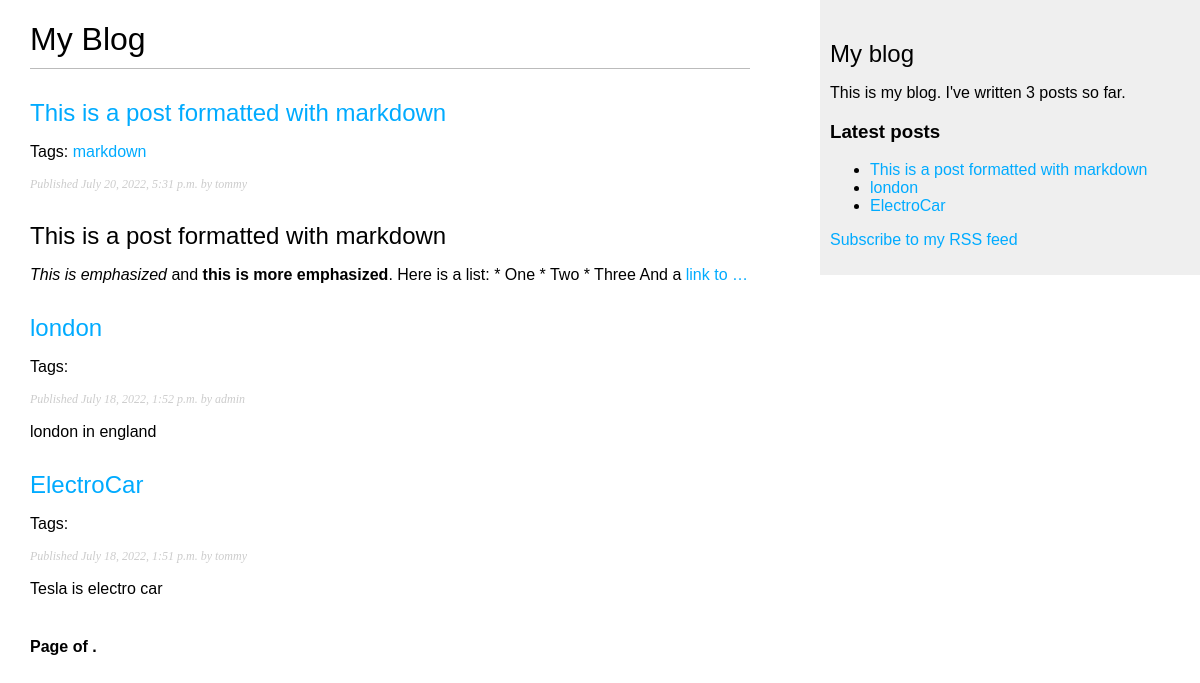
Screenshot of /blog/ with the database file from the repository.
### blog/models.py (models this page shows, shortened)
class Post(models.Model):
    STATUS_CHOICES = (
        ('draft', 'Draft'),
        ('published', 'Published'),
    )
    title = models.CharField(max_length=250)
    slug = models.SlugField(max_length=250,
                            unique_for_date='publish')
    author = models.ForeignKey(User,
                               on_delete=models.CASCADE,
                               related_name='blog_posts')
    body = models.TextField()
    publish = models.DateTimeField(default=timezone.now)
    created = models.DateTimeField(auto_now_add=True)
    updated = models.DateTimeField(auto_now=True)
    status = models.CharField(max_length=10,
                              choices=STATUS_CHOICES,
                              default='draft')
    objects = models.Manager()  # The default manager.
    published = PublishedManager()  # Our custom manager.
    tags = TaggableManager()        # Tag
    class Meta:
        ordering = ('-publish',)
    def get_absolute_url(self):
        return reverse('blog:post_detail',
                       args=[self.publish.year,
                             self.publish.month,
                             self.publish.day,
                             self.slug])

### blog/views.py (the view)
# urls.py: path('', views.PostListView.as_view(), name='post_list'),
class PostListView(ListView):
    queryset = Post.published.all()
    context_object_name = 'posts'
    paginate_by = 3
    template_name = 'blog/post/list.html'

### blog/models.py (called while the page is built)
    def get_queryset(self):
        return super().get_queryset().filter(status='published')

### blog/templatetags/blog_tags.py (called while the page is built)
@register.inclusion_tag('blog/post/latest_posts.html')
def show_latest_posts(count=5):
    latest_posts = Post.published.order_by('-publish')[:count]
    return {'latest_posts': latest_posts}

@register.simple_tag
def total_posts():
    return Post.published.count()

@register.filter(name='markdown')
def markdown_format(text):
    return mark_safe(markdown.markdown(text))

### blog/templates/blog/post/list.html (shortened to what this page needs)
{% extends "blog/base.html" %}
{% load blog_tags %}
{% block content %}
  <h1>My Blog</h1>
  {% for post in posts %}
    <h2>
      <a href="{{ post.get_absolute_url }}">
        {{ post.title }}
      </a>
    </h2>
    <p class="tags">
      Tags:
      {% for tag in post.tags.all %}
        <a href="{% url "blog:post_list_by_tag" tag.slug %}">
          {{ tag.name }}
        </a>
      {% endfor %}
    </p>
    <p class="date">
      Published {{ post.publish }} by {{ post.author }}
    </p>
  {{ post.body|markdown|truncatewords_html:30 }}
  {% endfor %}
  {% include "pagination.html" with page=posts %}
{% endblock %}

### blog/templates/blog/post/latest_posts.html
<ul>
  {% for post in latest_posts %}
    <li>
      <a href="{{ post.get_absolute_url }}">{{ post.title }}</a>
    </li>
  {% endfor %}
</ul>

### blog/static/css/blog.css (style rules this page uses)
body { margin:0; padding:0; font-family:helvetica, sans-serif; }
a { color:#00abff; text-decoration:none; }
h1 { font-weight:normal; border-bottom:1px solid #bbb; padding:0 0 10px 0; }
h2 { font-weight:normal; margin:30px 0 0; }
p.date { color:#ccc; font-family: georgia, serif; font-size: 12px; font-style: italic; }

### rows the page displays
Post: title "This is a post formatted with markdown", publish "July 20, 2022, 5:31 p.m.", author "tommy", body "This is a post formatted with markdown This is emphasized and this is more emphasized . Here is a list: * One * Two * Three And a link to …"
Tag: name "markdown"
Post: title "london", publish "July 18, 2022, 1:52 p.m.", author "admin", body "london in england"
Post: title "ElectroCar", publish "July 18, 2022, 1:51 p.m.", author "tommy", body "Tesla is electro car"
